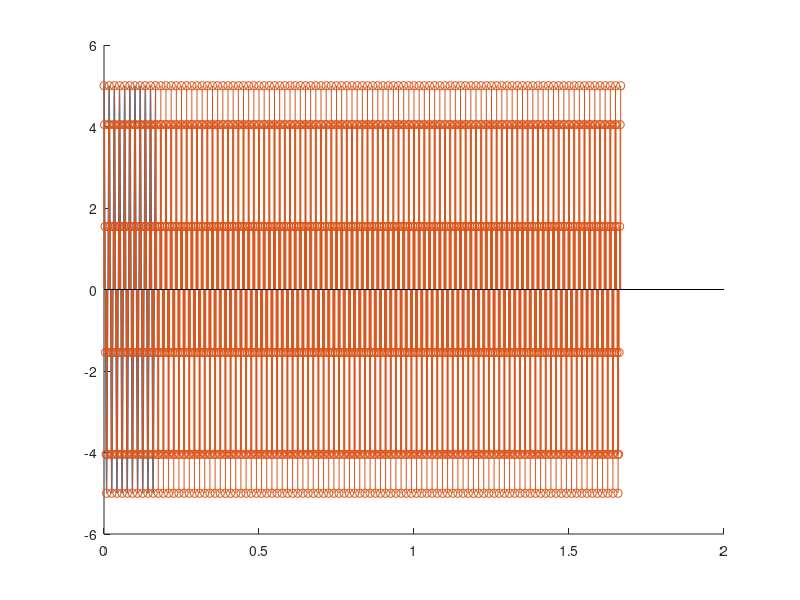

Here is the MATLAB script that generated this plot:
%EXERCICIO AMOSTRAGEM

%limpar imagens, variaveis e janela de comando
clear all
close all
clc

%carregar as bibliotecas
pkg load control
pkg load signal

#Frequência
f_mensagem    = 60;
f_amostragem  = 10*f_mensagem; % "8x" -> 9 amostras

%Tempo de Amostragem
tamostra = [0.00:1/(100*f_mensagem):10/f_mensagem];

%Sinal da Mensagem
Am = 5;
fm = f_mensagem;
tm = tamostra;
Fm = Am*cos(2*pi*fm.*tm);

%Sinal da Amostragem
T_amostragem  = 1/f_amostragem;
Num_amostras  = length(tamostra);
n = [0:1:Num_amostras-1];
t_sample = [0 : T_amostragem : n(Num_amostras).*T_amostragem];
Freq_digital = 2*pi*(f_mensagem/f_amostragem);
Fm_amostragem = Am*cos(Freq_digital.*n);

% --- PLOT ---
figure

hold on
plot(tamostra,Fm);
stem(t_sample, Fm_amostragem);
hold off
